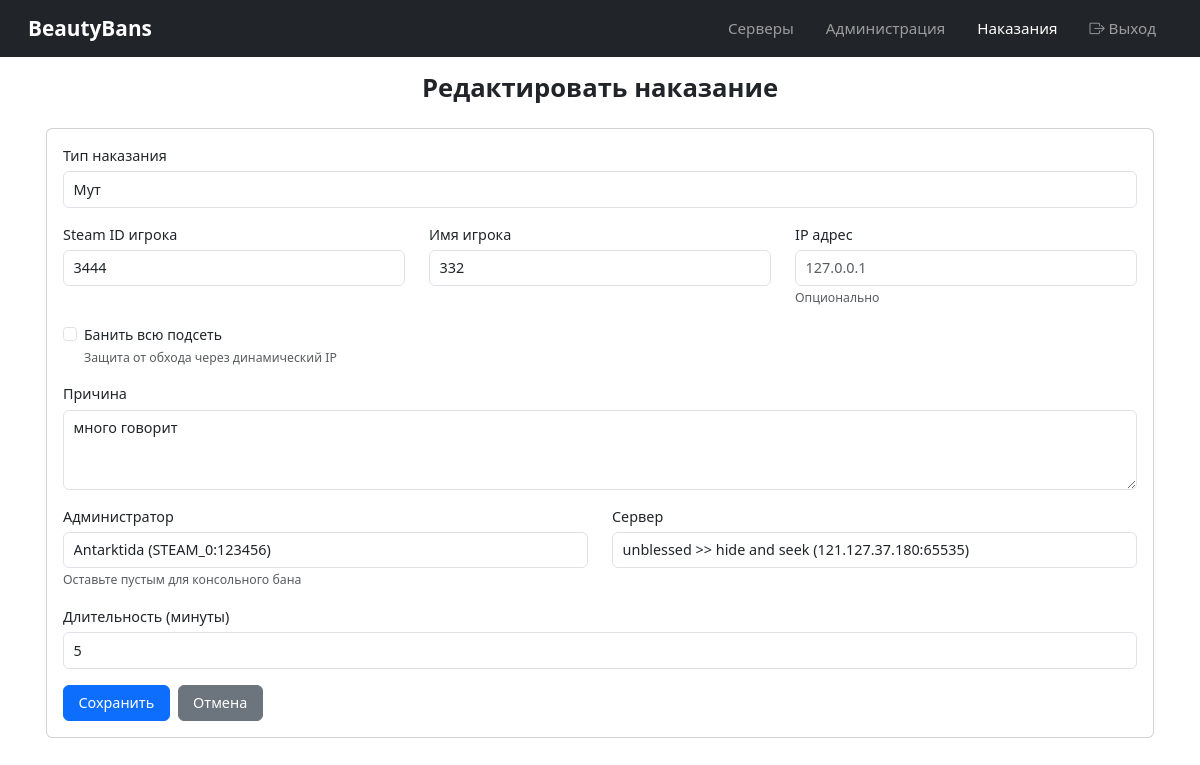
Screenshot of /punishments/2/edit/ (signed in) with the database file from the repository.
### punishments/models.py (models this page shows, shortened)
class Punishment(models.Model):
    PUNISHMENT_TYPES = [
        ('ban', 'Бан'),
        ('mute', 'Мут'),
        ('gag', 'Гаг'),
    ]
    punishment_type = models.CharField(max_length=8, choices=PUNISHMENT_TYPES)
    target_steam_id = models.CharField(max_length=64)
    target_name = models.CharField(max_length=64)
    target_ip = models.GenericIPAddressField(null=True, blank=True, help_text='IP адрес игрока')
    ban_subnet = models.BooleanField(default=False, help_text='Банить всю подсеть')
    reason = models.TextField()
    admin = models.ForeignKey(Admin, on_delete=models.SET_NULL, null=True, blank=True, related_name='punishments_issued')
    server = models.ForeignKey(Server, on_delete=models.CASCADE, related_name='punishments')
    duration = models.IntegerField(help_text='Длительность в минутах (0 = перманент)')
    issued_at = models.DateTimeField(auto_now_add=True)
    expires_at = models.DateTimeField(null=True, blank=True)
    is_active = models.BooleanField(default=True)
    unbanned_by = models.ForeignKey(Admin, on_delete=models.SET_NULL, null=True, blank=True, related_name='punishments_removed')
    unban_reason = models.TextField(blank=True)
    class Meta:
        verbose_name = 'Punishment'
        verbose_name_plural = 'Punishments'
        ordering = ['-issued_at']

### punishments/views.py (the view)
# urls.py: path('<int:pk>/edit/', views.punishment_edit, name='edit'),
@login_required
def punishment_edit(request, pk):
    punishment = get_object_or_404(Punishment, pk=pk)
    if request.method == 'POST':
        form = PunishmentForm(request.POST, instance=punishment)
        if form.is_valid():
            form.save()
            return redirect('punishments:list')
    else:
        form = PunishmentForm(instance=punishment)
    return render(request, 'punishments/form.html', {'form': form, 'action': 'Редактировать'})

### punishments/forms.py
class PunishmentForm(forms.ModelForm):
    class Meta:
        model = Punishment
        fields = ['punishment_type', 'target_steam_id', 'target_name', 'target_ip', 'ban_subnet', 'reason', 'admin', 'server', 'duration']
        widgets = {
            'punishment_type': forms.Select(attrs={'class': 'form-control'}),
            'target_steam_id': forms.TextInput(attrs={'class': 'form-control', 'placeholder': 'STEAM_0:1:123456'}),
            'target_name': forms.TextInput(attrs={'class': 'form-control'}),
            'target_ip': forms.TextInput(attrs={'class': 'form-control', 'placeholder': '127.0.0.1'}),
            'ban_subnet': forms.CheckboxInput(attrs={'class': 'form-check-input'}),
            'reason': forms.Textarea(attrs={'class': 'form-control', 'rows': 3}),
            'admin': forms.Select(attrs={'class': 'form-control'}),
            'server': forms.Select(attrs={'class': 'form-control'}),
            'duration': forms.NumberInput(attrs={'class': 'form-control', 'placeholder': 'Минуты (0 = перманент)'}),
        }

### admins/models.py (called while the page is built)
    def __str__(self):
        return f'{self.name} ({self.steam_id})'

### servers/models.py (called while the page is built)
    def __str__(self):
        return f'{self.name} ({self.ip}:{self.port})'

### punishments/templates/punishments/form.html (shortened to what this page needs)
{% extends 'base.html' %}
{% block content %}
<h1>{{ action }} наказание</h1>
<div class="card mt-4">
    <div class="card-body">
        <form method="post">
            <div class="mb-3">
                <label for="{{ form.punishment_type.id_for_label }}" class="form-label">Тип наказания</label>
                {{ form.punishment_type }}
            </div>
            <div class="row">
                <div class="col-md-4 mb-3">
                    <label for="{{ form.target_steam_id.id_for_label }}" class="form-label">Steam ID игрока</label>
                    {{ form.target_steam_id }}
                </div>
                <div class="col-md-4 mb-3">
                    <label for="{{ form.target_name.id_for_label }}" class="form-label">Имя игрока</label>
                    {{ form.target_name }}
                </div>
                <div class="col-md-4 mb-3">
                    <label for="{{ form.target_ip.id_for_label }}" class="form-label">IP адрес</label>
                    {{ form.target_ip }}
                    <small class="form-text text-muted">Опционально</small>
                </div>
            </div>
            <div class="mb-3 form-check">
                {{ form.ban_subnet }}
                <label class="form-check-label" for="{{ form.ban_subnet.id_for_label }}">
                    Банить всю подсеть
                </label>
                <small class="form-text text-muted d-block">Защита от обхода через динамический IP</small>
            </div>
            <div class="mb-3">
                <label for="{{ form.reason.id_for_label }}" class="form-label">Причина</label>
                {{ form.reason }}
            </div>
            <div class="row">
                <div class="col-md-6 mb-3">
                    <label for="{{ form.admin.id_for_label }}" class="form-label">Администратор</label>
                    {{ form.admin }}
                    <small class="form-text text-muted">Оставьте пустым для консольного бана</small>
                </div>
                <div class="col-md-6 mb-3">
                    <label for="{{ form.server.id_for_label }}" class="form-label">Сервер</label>
                    {{ form.server }}
                </div>
            </div>
            <div class="mb-3">
                <label for="{{ form.duration.id_for_label }}" class="form-label">Длительность (минуты)</label>
                {{ form.duration }}
            </div>
            <div class="d-flex gap-2">
                <button type="submit" class="btn btn-primary">Сохранить</button>
                <a href="{% url 'punishments:list' %}" class="btn btn-secondary">Отмена</a>
            </div>
        </form>
    </div>
</div>
{% endblock %}

### templates/base.html (style rules this page uses)
body { font-size: 14px; }
.btn { font-size: 0.9rem; padding: 0.4rem 0.9rem; }
.form-label { font-size: 0.9rem; font-weight: 500; margin-bottom: 0.3rem; }
.form-control, .form-select { font-size: 0.9rem; padding: 0.4rem 0.6rem; }
textarea.form-control { min-height: 80px; }
.card { border-radius: 0.4rem; max-width: 1200px; margin: 0 auto 1rem auto; }
.card-body { padding: 1rem; }
h1 { font-size: 1.6rem; font-weight: 600; text-align: center; }

### rows the page displays
Punishment: punishment_type "Мут", target_steam_id "3444", target_name "332", reason "много говорит", admin "Antarktida (STEAM_0:123456)", server "unblessed >> hide and seek (121.127.37.180:65535)", duration "5"

### other values shown
{{ action }} "Редактировать"
